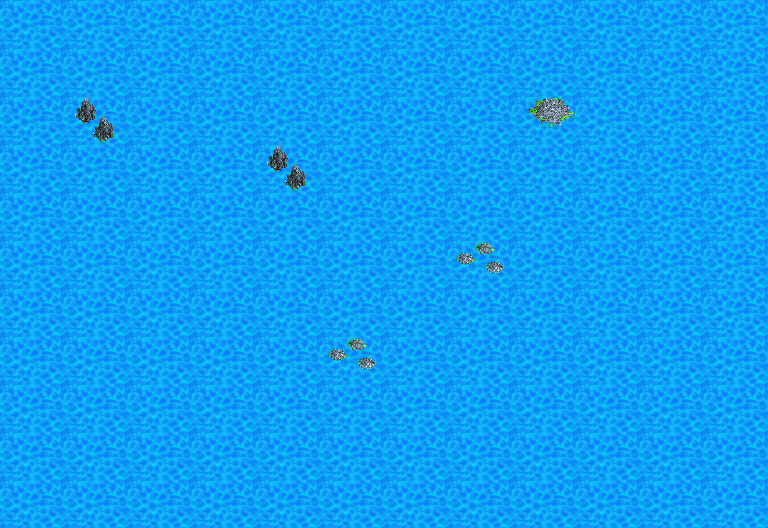

The image is a tile-based game level rendered from a .tmx file. Its description and complete source (layers, tilesets, objects, tile grids) follow:
An orthogonal 12x11 tile map with 64x48 px tiles, 2 tile layers (Ebene 0, Ebene 1).

<map version="0.99b" orientation="orthogonal" width="12" height="11" tilewidth="64" tileheight="48">
 <tileset name="water5" firstgid="1" tilewidth="64" tileheight="48">
  <image source="../res/water5.png" />
 </tileset>
 <layer name="Ebene 0" width="12" height="11">
  <data>
   <tile gid="1" />
   <tile gid="1" />
   <tile gid="1" />
   <tile gid="1" />
   <tile gid="1" />
   <tile gid="1" />
   <tile gid="1" />
   <tile gid="1" />
   <tile gid="1" />
   <tile gid="1" />
   <tile gid="1" />
   <tile gid="1" />
   <tile gid="1" />
   <tile gid="1" />
   <tile gid="1" />
   <tile gid="1" />
   <tile gid="1" />
   <tile gid="1" />
   <tile gid="1" />
   <tile gid="1" />
   <tile gid="1" />
   <tile gid="1" />
   <tile gid="1" />
   <tile gid="1" />
   <tile gid="1" />
   <tile gid="1" />
   <tile gid="1" />
   <tile gid="1" />
   <tile gid="1" />
   <tile gid="1" />
   <tile gid="1" />
   <tile gid="1" />
   <tile gid="1" />
   <tile gid="1" />
   <tile gid="1" />
   <tile gid="1" />
   <tile gid="1" />
   <tile gid="1" />
   <tile gid="1" />
   <tile gid="1" />
   <tile gid="1" />
   <tile gid="1" />
   <tile gid="1" />
   <tile gid="1" />
   <tile gid="1" />
   <tile gid="1" />
   <tile gid="1" />
   <tile gid="1" />
   <tile gid="1" />
   <tile gid="1" />
   <tile gid="1" />
   <tile gid="1" />
   <tile gid="1" />
   <tile gid="1" />
   <tile gid="1" />
   <tile gid="1" />
   <tile gid="1" />
   <tile gid="1" />
   <tile gid="1" />
   <tile gid="1" />
   <tile gid="1" />
   <tile gid="1" />
   <tile gid="1" />
   <tile gid="1" />
   <tile gid="1" />
   <tile gid="1" />
   <tile gid="1" />
   <tile gid="1" />
   <tile gid="1" />
   <tile gid="1" />
   <tile gid="1" />
   <tile gid="1" />
   <tile gid="1" />
   <tile gid="1" />
   <tile gid="1" />
   <tile gid="1" />
   <tile gid="1" />
   <tile gid="1" />
   <tile gid="1" />
   <tile gid="1" />
   <tile gid="1" />
   <tile gid="1" />
   <tile gid="1" />
   <tile gid="1" />
   <tile gid="1" />
   <tile gid="1" />
   <tile gid="1" />
   <tile gid="1" />
   <tile gid="1" />
   <tile gid="1" />
   <tile gid="1" />
   <tile gid="1" />
   <tile gid="1" />
   <tile gid="1" />
   <tile gid="1" />
   <tile gid="1" />
   <tile gid="1" />
   <tile gid="1" />
   <tile gid="1" />
   <tile gid="1" />
   <tile gid="1" />
   <tile gid="1" />
   <tile gid="1" />
   <tile gid="1" />
   <tile gid="1" />
   <tile gid="1" />
   <tile gid="1" />
   <tile gid="1" />
   <tile gid="1" />
   <tile gid="1" />
   <tile gid="1" />
   <tile gid="1" />
   <tile gid="1" />
   <tile gid="1" />
   <tile gid="1" />
   <tile gid="1" />
   <tile gid="1" />
   <tile gid="1" />
   <tile gid="1" />
   <tile gid="1" />
   <tile gid="1" />
   <tile gid="1" />
   <tile gid="1" />
   <tile gid="1" />
   <tile gid="1" />
   <tile gid="1" />
   <tile gid="1" />
   <tile gid="1" />
   <tile gid="1" />
   <tile gid="1" />
   <tile gid="1" />
   <tile gid="1" />
  </data>
 </layer>
 <layer name="Ebene 1" width="12" height="11">
  <data>
   <tile gid="0" />
   <tile gid="0" />
   <tile gid="0" />
   <tile gid="0" />
   <tile gid="0" />
   <tile gid="0" />
   <tile gid="0" />
   <tile gid="0" />
   <tile gid="0" />
   <tile gid="0" />
   <tile gid="0" />
   <tile gid="0" />
   <tile gid="0" />
   <tile gid="0" />
   <tile gid="0" />
   <tile gid="0" />
   <tile gid="0" />
   <tile gid="0" />
   <tile gid="0" />
   <tile gid="0" />
   <tile gid="0" />
   <tile gid="0" />
   <tile gid="0" />
   <tile gid="0" />
   <tile gid="0" />
   <tile gid="11" />
   <tile gid="0" />
   <tile gid="0" />
   <tile gid="0" />
   <tile gid="0" />
   <tile gid="0" />
   <tile gid="0" />
   <tile gid="10" />
   <tile gid="0" />
   <tile gid="0" />
   <tile gid="0" />
   <tile gid="0" />
   <tile gid="0" />
   <tile gid="0" />
   <tile gid="0" />
   <tile gid="11" />
   <tile gid="0" />
   <tile gid="0" />
   <tile gid="0" />
   <tile gid="0" />
   <tile gid="0" />
   <tile gid="0" />
   <tile gid="0" />
   <tile gid="0" />
   <tile gid="0" />
   <tile gid="0" />
   <tile gid="0" />
   <tile gid="0" />
   <tile gid="0" />
   <tile gid="0" />
   <tile gid="0" />
   <tile gid="0" />
   <tile gid="0" />
   <tile gid="0" />
   <tile gid="0" />
   <tile gid="0" />
   <tile gid="0" />
   <tile gid="0" />
   <tile gid="0" />
   <tile gid="0" />
   <tile gid="0" />
   <tile gid="0" />
   <tile gid="12" />
   <tile gid="0" />
   <tile gid="0" />
   <tile gid="0" />
   <tile gid="0" />
   <tile gid="0" />
   <tile gid="0" />
   <tile gid="0" />
   <tile gid="0" />
   <tile gid="0" />
   <tile gid="0" />
   <tile gid="0" />
   <tile gid="0" />
   <tile gid="0" />
   <tile gid="0" />
   <tile gid="0" />
   <tile gid="0" />
   <tile gid="0" />
   <tile gid="0" />
   <tile gid="0" />
   <tile gid="0" />
   <tile gid="0" />
   <tile gid="12" />
   <tile gid="0" />
   <tile gid="0" />
   <tile gid="0" />
   <tile gid="0" />
   <tile gid="0" />
   <tile gid="0" />
   <tile gid="0" />
   <tile gid="0" />
   <tile gid="0" />
   <tile gid="0" />
   <tile gid="0" />
   <tile gid="0" />
   <tile gid="0" />
   <tile gid="0" />
   <tile gid="0" />
   <tile gid="0" />
   <tile gid="0" />
   <tile gid="0" />
   <tile gid="0" />
   <tile gid="0" />
   <tile gid="0" />
   <tile gid="0" />
   <tile gid="0" />
   <tile gid="0" />
   <tile gid="0" />
   <tile gid="0" />
   <tile gid="0" />
   <tile gid="0" />
   <tile gid="0" />
   <tile gid="0" />
   <tile gid="0" />
   <tile gid="0" />
   <tile gid="0" />
   <tile gid="0" />
   <tile gid="0" />
   <tile gid="0" />
   <tile gid="0" />
   <tile gid="0" />
   <tile gid="0" />
   <tile gid="0" />
   <tile gid="0" />
   <tile gid="0" />
  </data>
 </layer>
</map>